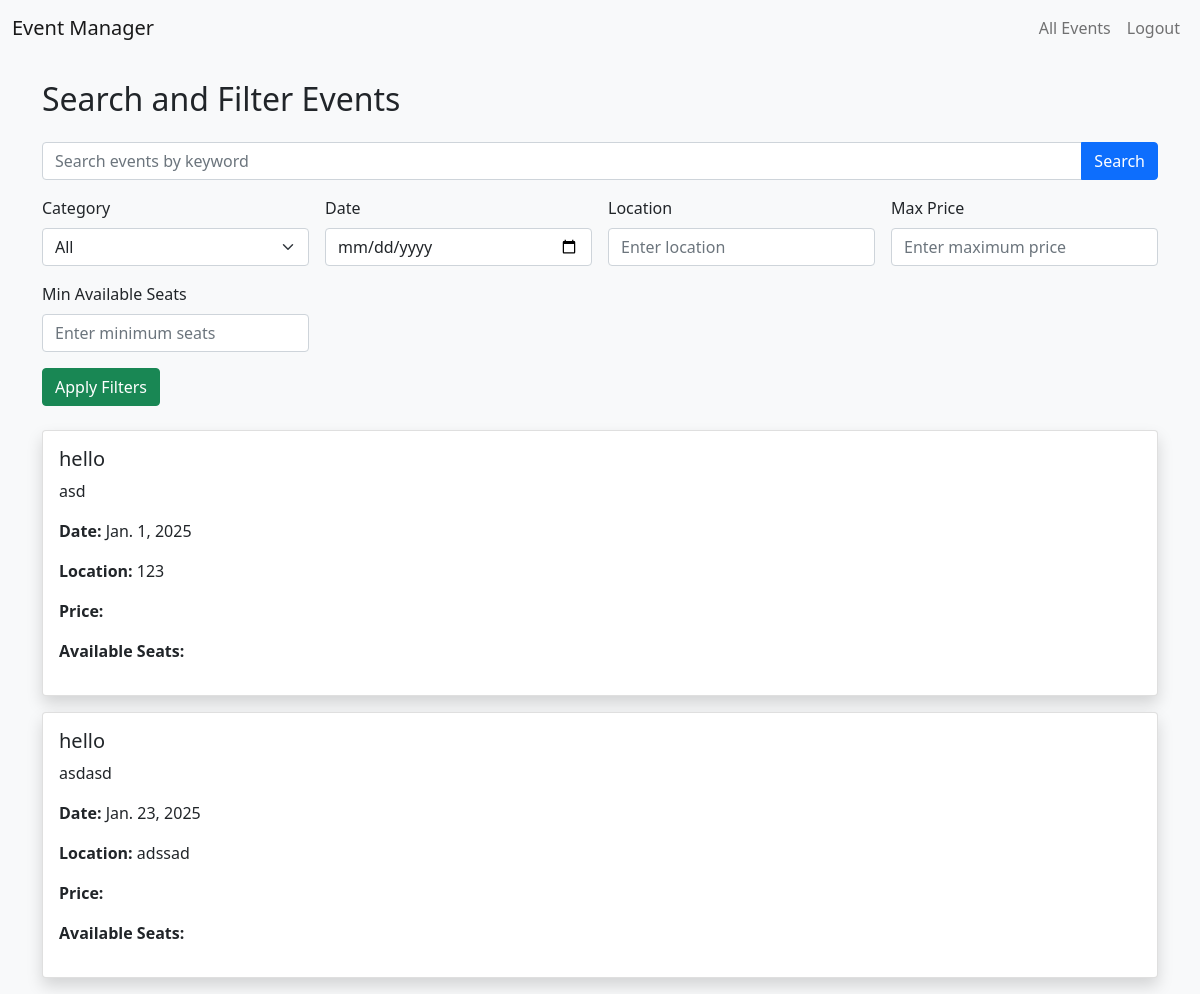
The page /search/ on the database as committed earlier.
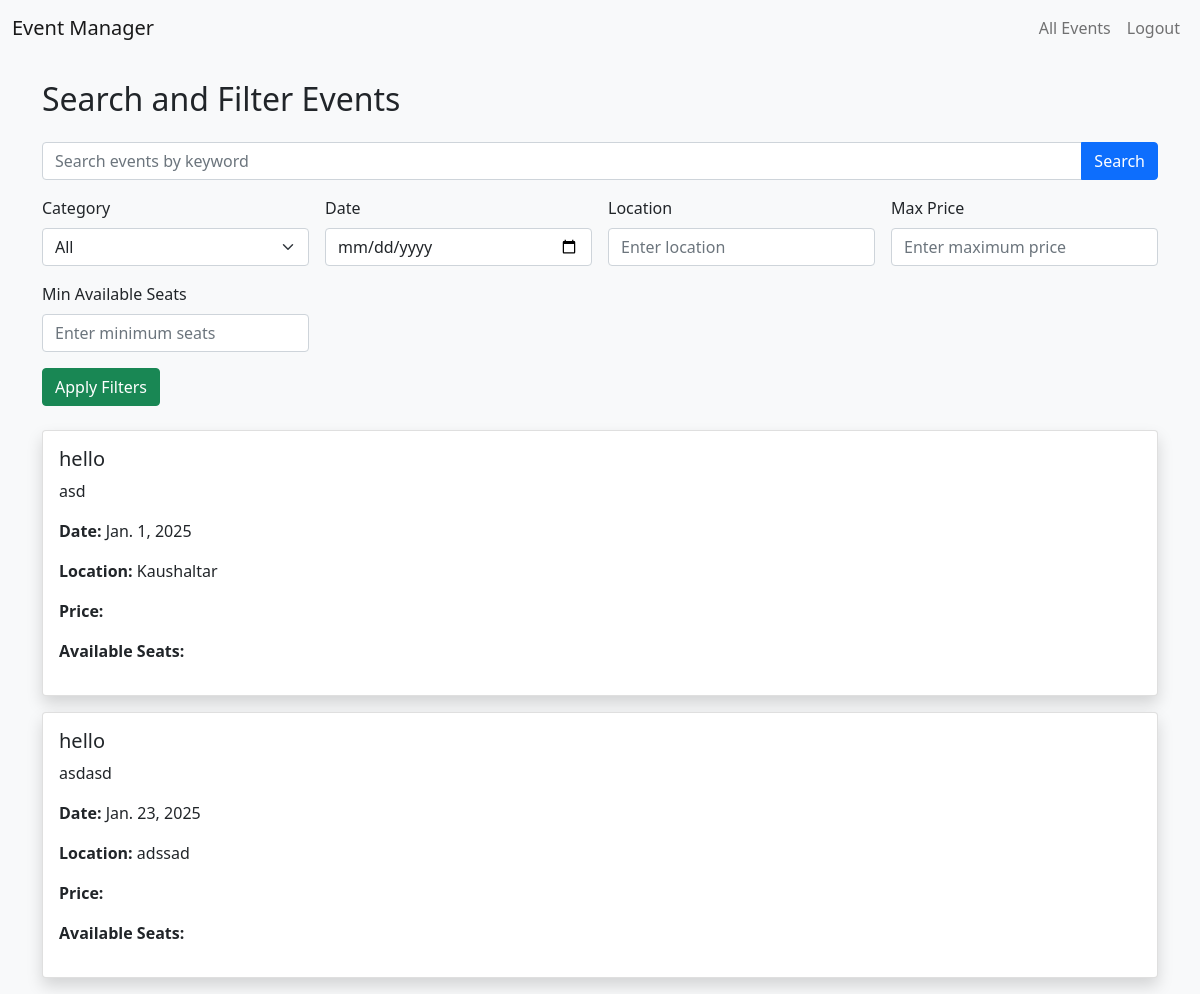
The same page on the database as committed later.
### base/models.py (models this page shows)
class Event(models.Model):
    name = models.CharField(max_length=100)
    description = models.TextField()
    date = models.DateField()
    time = models.TimeField()
    location = models.CharField(max_length=100)
    max_attendees = models.IntegerField()
    categories = models.ManyToManyField('EventCategory')
    created_by = models.ForeignKey(User, on_delete=models.SET_NULL, null=True)

### base/views.py (the view, shortened to what this page needs)
# urls.py: path('search/', search_events, name='search_events'),
def search_events(request):
    query = request.GET.get('query', '').strip()
    category = request.GET.get('category', '')
    date = request.GET.get('date', '')
    location = request.GET.get('location', '').strip()
    price_min = request.GET.get('price_min')
    price_max = request.GET.get('price_max')
    events = Event.objects.all()
    if category:
        events = events.filter(category__name=category)
    if location:
        events = events.filter(
            Q(location__icontains=location) |
            Q(venue__icontains=location)
        )
    if price_min:
        events = events.filter(price__gte=float(price_min))
    if price_max:
        events = events.filter(price__lte=float(price_max))
    events = events.order_by('date', 'name')
    context = {
        'events': events,
        'query': query,
        'category': category,
        'date': date,
        'location': location,
        'price_min': price_min,
        'price_max': price_max,
        'categories': EventCategory.objects.all()
    }
    return render(request, 'search_results.html', context)

### templates/search_results.html (shortened to what this page needs)
<!DOCTYPE html>
<html lang="en">
<head>
    <link href="https://cdn.jsdelivr.net/npm/bootstrap@5.0.2/dist/css/bootstrap.min.css" rel="stylesheet">
</head>
<body class="bg-light">
    <nav class="navbar navbar-expand-lg navbar-light bg-light">
        <div class="container-fluid">
            <a class="navbar-brand" href="/">Event Manager</a>
            <div class="collapse navbar-collapse" id="navbarNav">
                <ul class="navbar-nav ms-auto">
                    <li class="nav-item"><a class="nav-link" href="/event-list/">All Events</a></li>
                    <li class="nav-item"><a class="nav-link" href="/logout/">Logout</a></li>
                </ul>
            </div>
        </div>
    </nav>
    <div class="container mt-4">
        <h2 class="mb-4">Search and Filter Events</h2>
        <div class="input-group mb-3">
            <input type="text" class="form-control" placeholder="Search events by keyword" id="event-search">
            <button class="btn btn-primary" type="button" id="search-btn">Search</button>
        </div>
        <form id="filter-form" class="mb-4">
            <div class="row g-3">
                <div class="col-md-3">
                    <label for="category" class="form-label">Category</label>
                    <select class="form-select" id="category">
                        <option value="">All</option>
                    </select>
                </div>
                <div class="col-md-3">
                    <label for="date" class="form-label">Date</label>
                    <input type="date" class="form-control" id="date">
                </div>
                <div class="col-md-3">
                    <label for="location" class="form-label">Location</label>
                    <input type="text" class="form-control" id="location" placeholder="Enter location">
                </div>
                <div class="col-md-3">
                    <label for="price" class="form-label">Max Price</label>
                    <input type="number" class="form-control" id="price" placeholder="Enter maximum price">
                </div>
                <div class="col-md-3">
                    <label for="seats" class="form-label">Min Available Seats</label>
                    <input type="number" class="form-control" id="seats" placeholder="Enter minimum seats">
                </div>
            </div>
            <button type="submit" class="btn btn-success mt-3">Apply Filters</button>
        </form>
        <div>
            {% for event in events %}
            <div class="card mb-3 shadow">
                <div class="card-body">
                    <h5 class="card-title">{{ event.name }}</h5>
                    <p class="card-text">{{ event.description }}</p>
                    <p><strong>Date:</strong> {{ event.date }}</p>
                    <p><strong>Location:</strong> {{ event.location }}</p>
                    <p><strong>Price:</strong> {{ event.price }}</p>
                    <p><strong>Available Seats:</strong> {{ event.available_seats }}</p>
                </div>
            </div>
            {% endfor %}
        </div>
    </div>
</body>
</html>

Rows that differ between the two databases and show on the page:
changed Event "asd": location "123" → "Kaushaltar"
